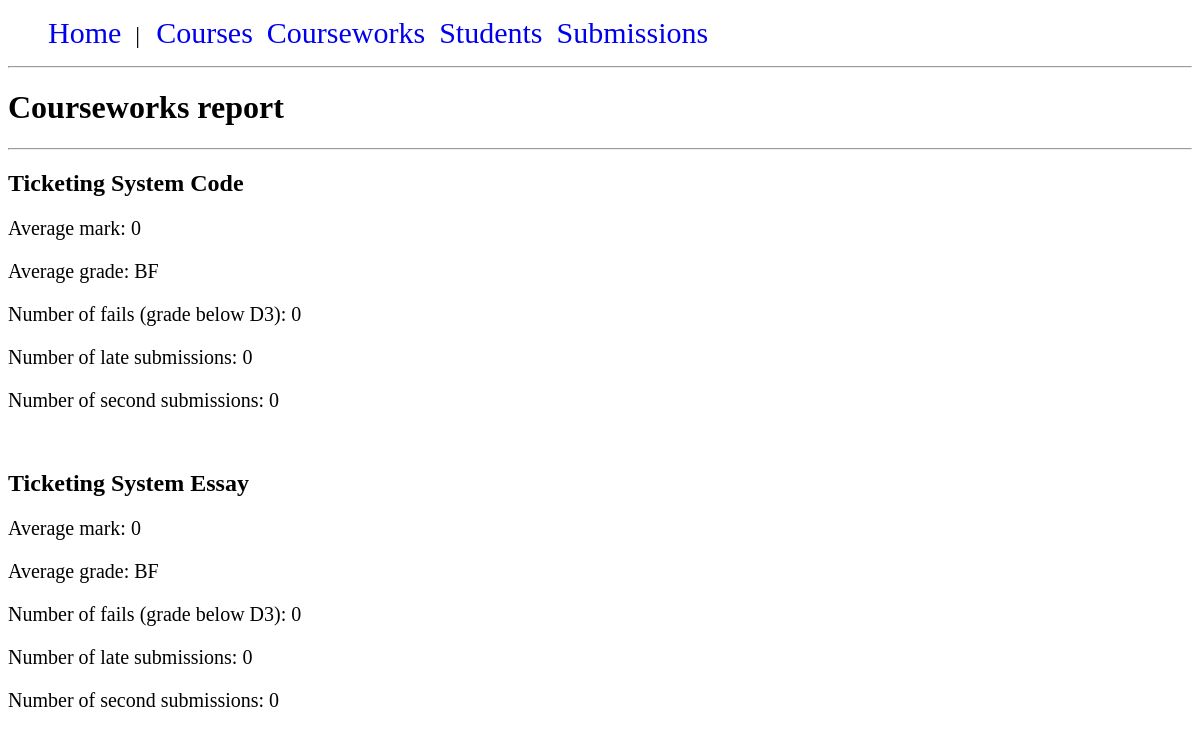
Before: /courseworks/courseworks_report.php with the older database file.
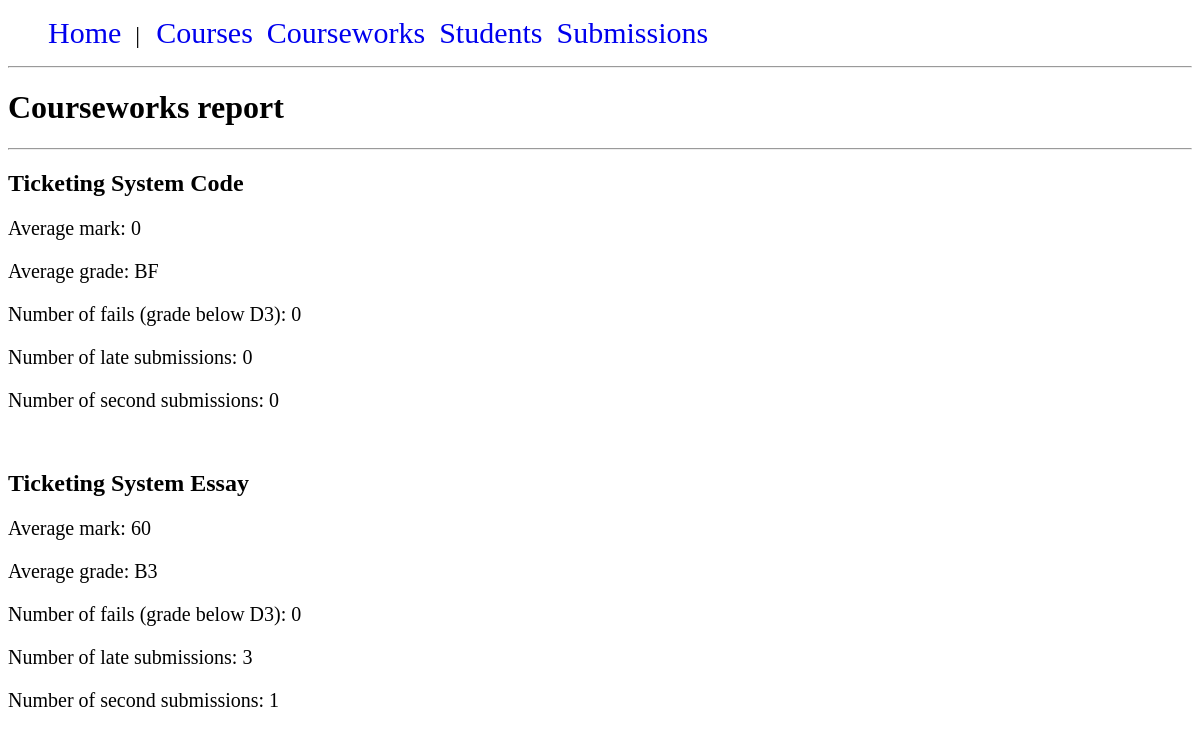
After: the same page with the newer database file.
### tables this page shows
CREATE TABLE "courseworks" (
	"coursework_id"	INTEGER NOT NULL PRIMARY KEY AUTOINCREMENT UNIQUE,
	"name"	TEXT(50) NOT NULL,
	"course_id"	INTEGER NOT NULL,
	"deadline"	DATE NOT NULL,
	"credit_weight"	INTEGER NOT NULL,
	"feedback_due_date"	DATE NOT NULL,
	FOREIGN KEY("course_id") REFERENCES "courses"("course_id")
);

### database/dbconnection.php (called while the page is built, shortened)
<?php
class DB {
    private static $instance = null;
    private static $pdo;
    public function __construct() {
        if (php_sapi_name() == "cli") {
            self::$pdo = new PDO("sqlite:database/courseworkapp.db");
        }
        else {
            self::$pdo = new PDO("sqlite:".$_SERVER['DOCUMENT_ROOT']."/database/courseworkapp.db");
        }
}
    public static function getInstance() : DB {
        if(!self::$instance)
        {
            self::$instance = new DB();
        }
        return self::$instance;
    }
    public static function run($sql, $params = NULL) {
        $stmt = self::$pdo->prepare($sql);
        $stmt->execute($params);
        return $stmt;
    }
}

### courseworks/coursework_functions.php (called while the page is built, shortened)
<?php
if (php_sapi_name() == "cli") {
    require_once getcwd() . '../database/dbconnection.php';
    require_once getcwd() . '../grades/grade_functions.php';
} else {
    require_once $_SERVER['DOCUMENT_ROOT'] . '/database/dbconnection.php';
    require_once $_SERVER['DOCUMENT_ROOT'] . '/grades/grade_functions.php';
}
function getAllCourseworks()
{
    $courseworks = DB::run("SELECT * FROM courseworks")->fetchAll(PDO::FETCH_ASSOC);
    return $courseworks;
}
function getNumberOfFails($coursework_id)
{
    $grade_id = getGradeId("D3");
    $query = "SELECT COUNT(*) FROM submissions sub
              JOIN courseworks cworks on sub.coursework_id = cworks.coursework_id
              JOIN grades g on sub.grade_id = g.grade_id
              WHERE g.grade_id < ? AND sub.coursework_id = ?";
    $no_of_fails = DB::run($query, [$grade_id, $coursework_id])->fetchColumn();
    return $no_of_fails;
}
function getCourseworkAverageMark($coursework_id)
{
    $query = "SELECT AVG(mark) FROM submissions sub
              WHERE sub.coursework_id = ?";
    $avg_mark = DB::run($query, [$coursework_id])->fetchColumn();
    return round($avg_mark, 0);
}
function getNumberOfLateSubmissions($coursework_id)
{
    $query = "SELECT COUNT(*) FROM submissions sub
              JOIN courseworks cworks ON cworks.coursework_id = sub.coursework_id
              WHERE sub.hand_in_date > cworks.deadline AND sub.coursework_id = ?";
    $late_submissions = DB::run($query, [$coursework_id])->fetchColumn();
    return $late_submissions;
}
function getNumberOfSecondSubmissions($coursework_id)
{
    $query = "SELECT COUNT(*) FROM submissions sub
              WHERE sub.second_submission = TRUE AND sub.coursework_id = ?";
    $second_submissions = DB::run($query, [$coursework_id])->fetchColumn();
    return $second_submissions;
}

### grades/grade_functions.php (called while the page is built, shortened)
<?php
if (php_sapi_name() == "cli") {
    require_once getcwd() . '../database/dbconnection.php';
} else {
    require_once $_SERVER['DOCUMENT_ROOT'] . '/database/dbconnection.php';
}
function getGradeId($grade)
{
    $grade_id = DB::run("SELECT grade_id FROM grades WHERE grade LIKE ?", [$grade])->fetchColumn();
    return $grade_id;
}
function calculateGradeFirstSubmission($mark)
{
    if ($mark > 100) {
        return false;
    } elseif ($mark >= 95) {
        return "A1";
    } elseif ($mark >= 89) {
        return "A2";
    } elseif ($mark >= 83) {
        return "A3";
    } elseif ($mark >= 76) {
        return "A4";
    } elseif ($mark >= 70) {
        return "A5";
    } elseif ($mark >= 67) {
        return "B1";
    } elseif ($mark >= 64) {
        return "B2";
    } elseif ($mark >= 60) {
        return "B3";
    } elseif ($mark >= 57) {
        return "C1";
    } elseif ($mark >= 54) {
        return "C2";
    } elseif ($mark >= 50) {
        return "C3";
    } elseif ($mark >= 47) {
        return "D1";
    } elseif ($mark >= 44) {
        return "D2";
    } elseif ($mark >= 40) {
        return "D3";
    } elseif ($mark >= 37) {
        return "MF1";
    } elseif ($mark >= 34) {
        return "MF2";
    } elseif ($mark >= 30) {
        return "MF3";
    } elseif ($mark >= 20) {
        return "CF";
    } elseif ($mark >= 0) {
        return "BF";
    } else {
        return false;
    }
}

### courseworks/courseworks_report.php (the view, shortened to what this page needs)
<?php
require_once 'coursework_functions.php';
require_once '../grades/grade_functions.php';
$courseworks = getAllCourseworks();
?>
<h1>Courseworks report</h1>
<hr>
<?php
foreach ($courseworks as $coursework) {
    echo "<h2>" . $coursework['name'] . "</h2>";
    $avg_mark = getCourseworkAverageMark($coursework['coursework_id']);
    echo "<p>Average mark: " . $avg_mark . "</p>";
    echo "<p>Average grade: " . calculateGradeFirstSubmission($avg_mark) . "</p>";
    echo "<p>Number of fails (grade below D3): " . getNumberOfFails($coursework['coursework_id']) . "</p>";
    echo "<p>Number of late submissions: " . getNumberOfLateSubmissions($coursework['coursework_id']) . "</p>";
    echo "<p>Number of second submissions: " . getNumberOfSecondSubmissions($coursework['coursework_id']) . "</p>";
    echo "<br>";
}

### css/stylesheet.css (style rules this page uses)
#menu ul { list-style: none; }
#menu li { display: inline; padding-right: 10px; font-size: 24px; }
#menu a { text-decoration: none; font-size: 30px; }
a, p { font-size: 20px; }

Changed rows visible on the page:
changed courseworks "Ticketing System Essay": avg_mark "0" → "60"; avg_mark "BF" → "B3"; coursework_id "0" → "3"; coursework_id "0" → "1"
